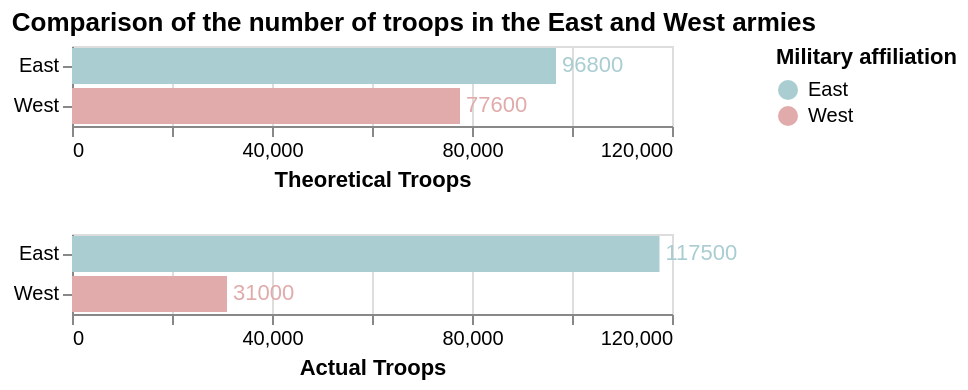

Express this chart as Vega-Lite.
### Vega-Lite specification from a JSON file in a GitHub repository (floating-point values rounded to 4 significant figures)
{"$schema": "https://vega.github.io/schema/vega-lite/v5.json", "description": "Bar chart with text labels. Set domain to make the frame cover the labels.", "title": "Comparison of the number of troops in the East and West armies", "data": {"values": [{"Military affiliation": "East", "color": "red", "Theoretical Troops": 96800, "Actual Troops": 117500, "Leader": "Tokugawa Ieyasu", "Theoretical Stone High": 500, "Actual Stone High": 158}, {"Military affiliation": "West", "Theoretical Troops": 77600, "Actual Troops": 31000, "color": "skyblue", "Leader": "Ishida Mitsunari"}]}, "vconcat": [{"encoding": {"y": {"field": "Military affiliation", "type": "nominal", "title": null}, "x": {"field": "Theoretical Troops", "type": "quantitative", "scale": {"domain": [0, 120000]}}, "color": {"field": "Military affiliation", "type": "nominal", "scale": {"domain": ["East", "West"], "range": ["#aacdd1", "#e1abab"]}}, "tooltip": [{"field": "Military affiliation", "type": "nominal", "title": "Military affiliation"}, {"field": "Leader", "type": "nominal", "title": "Leader"}]}, "layer": [{"mark": "bar"}, {"mark": {"type": "text", "align": "left", "baseline": "middle", "dx": 3}, "encoding": {"text": {"field": "Theoretical Troops", "type": "quantitative"}}}]}, {"encoding": {"y": {"field": "Military affiliation", "type": "nominal", "title": null}, "x": {"field": "Actual Troops", "type": "quantitative", "scale": {"domain": [0, 120000]}}, "color": {"field": "Military affiliation", "type": "nominal", "scale": {"domain": ["East", "West"], "range": ["#aacdd1", "#e1abab"]}}, "tooltip": [{"field": "Military affiliation", "type": "nominal", "title": "Military affiliation"}, {"field": "Leader", "type": "nominal", "title": "Leader"}]}, "layer": [{"mark": "bar"}, {"mark": {"type": "text", "align": "left", "baseline": "middle", "dx": 3}, "encoding": {"text": {"field": "Actual Troops", "type": "quantitative"}}}]}], "config": {}}
